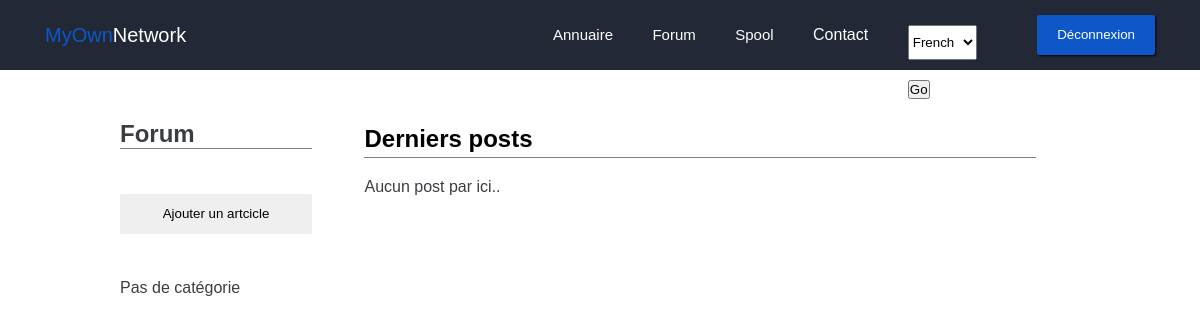
The app's page /forum/ (signed in), older data.
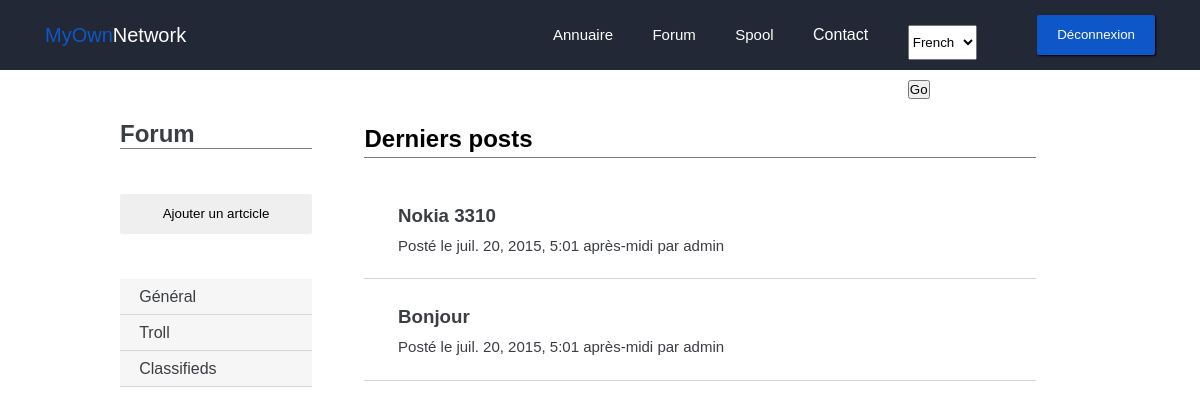
The same page, newer data.
### forum/models.py (models this page shows, shortened)
class PostCategorie(models.Model):
    name = models.CharField(max_length=100)

class Post(models.Model):
    titre = models.CharField(max_length=150)
    auteur = models.CharField(max_length=100)
    date = models.DateTimeField(auto_now_add=True, verbose_name="Date de publication")
    sscategorie = models.ForeignKey('PostSsCategorie', null=True)
    categorie = models.ForeignKey('PostCategorie')

### forum/views.py (the view)
def home(request):
    if request.user.is_authenticated():
        categories = PostCategorie.objects.all()
        sscategories = PostSsCategorie.objects.all()
        posts = Post.objects.order_by('-date')[:5]
        return render(request, 'forum/index.html', locals())
    else:
        return render(request, 'intra/index.html')

### forum/templates/forum/index.html (shortened to what this page needs)
{% extends "base.html" %}
{% load i18n %}
{% load static %}
{% block staticfiles %}
	<link rel="stylesheet" href="{% static 'forum/css/style.css' %}">
{% endblock %}
{% block content %}
	<div class="forum">
		<div class="wrapper">
			<div class="forum_nav grey2">
				<h1>Forum</h1>
				<a href="{% url "forum.views.add_post" %}"><button class="btn">{% trans "Ajouter un artcicle" %}</button></a>
				<ul>
				{% for categorie in categories %}
				<a href="{% url "forum.views.list_posts" categorie.id %}" class="grey0Back"><li>{{ categorie.name }}</li></a>
				{% empty %}
				<p>Pas de catégorie</p>
				{% endfor %}
				</ul>
			</div>
			<div class="forum_content">
				<div class="forum_content__header">
					<h2>{% trans "Derniers posts" %}</h2>
				</div>
				<div class="forum_content__posts">
					<ul>
						{% for post in posts %}
						<a href="{% url 'forum.views.post' post.id %}">
							<li>
								<h3>{{ post.titre }}</h3>
								<p>{% trans "Posté le" %} {{ post.date }} {% trans "par" %} {{ post.auteur }}</p>
							</li>
						</a>
						{% empty %}
						<a href="#">
						  {% trans "Aucun post par ici.." %}
						</a>
						{% endfor %}
					</ul>
				</div>
			</div>
		</div>
	</div>
{% endblock %}

### templates/base.html (shortened to what this page needs)
{% load i18n %}
<!DOCTYPE html>
<html lang="fr">
<head>
	{% block staticfiles %}
 	{% endblock %}
</head>
<body {% block bodyclass %}{% endblock %}>
	{% block header %}
	<header class="blue1Back">
		<div class="logo">
			<a href="{% url "intra.views.home" %}"><span class="blue0">MyOwn</span>Network</a>
		</div>
			<nav>
				<ul>
					<a href="#"><li>{% trans "Annuaire" %}</li></a>
					<a href="{% url "forum.views.home" %}"><li>{% trans "Forum" %}</li></a>
					<a href="{% url "ticket.views.home" %}"><li>{% if user.is_staff %}Spool{% else %}{% trans "Tickets" %}{% endif %}</li></a>
					<li class="white" onclick="showbox('contact-box')">{% trans "Contact" %}</li>
				</ul>
			</nav>
		<div class="lang-box">
			<form action="{% url 'set_language' %}" method="post">{% csrf_token %}
			    <select name="language">
			        {% for language in LANGUAGES %}
			            <option value="{{ language.0 }}">
			                {{ language.1 }}
			            </option>
			        {% endfor %}
			    </select>
			    <input type="submit" value="Go" />
			</form>
		</div>
		<div class="btn-login">
			{% if user.is_authenticated %}
			<a href="{% url "intra.views.user_logout" %}">
				<button class="btn blue0Back white">{% trans "Déconnexion" %}</button>
			</a>
			{% else %}
			<button class="btn blue0Back white" onclick="showbox('login-box')">{% trans "Connexion" %}</button>
			{% endif %}
		</div>
	</header>
	{% endblock %}
   <section id="content">
       {% block content %}{% endblock %}
   </section>
</body>
</html>

### static/forum/css/style.css (style rules this page uses)
* { padding: 0; margin: 0; font-family: arial; fill: #ffffff; }
.wrapper { width: 80vw; margin: auto; }
a, a:hover { color: white; text-decoration: none; }
.btn { height: 40px; line-height: 40px; padding-left: 20px; padding-right: 20px; border: none; outline: none; border-radius: 2px; box-shadow: 1px 1px 2px black; }
.blue0 { color: #0e57c8; }
.white { color: white; }
.grey2 { color: #3a3d42; }
.grey0Back { background-color: #f6f6f6; }
.blue0Back { background-color: #0e57c8; }
.blue1Back { background-color: #222836; }
.content h1, h2 { margin-bottom: 20px; }
header { display: block; height: 70px; width: 100%; }
.logo { display: block; float: left; height:100%; margin-left: 45px; }
.logo a { line-height: 70px; font-size: 20px; }
nav ul { list-style: none; text-align: center; line-height: 70px; }
nav a { font-size: 15px; }
nav ul li { display: inline-block; margin-left: 35px; cursor: pointer; }
.btn-login { position: absolute; right: 45px; top: 0px; height: 70px; }
.btn-login button { margin-top: 15px; }
.forum { display: block; margin-top: 50px; }
.forum a { color: #3a3d42; }
.forum_nav { display: inline-block; width: 20%; min-height: 80vh; margin-right: 5%; }
.forum_nav h1:after { content: ' '; display: block; width: 100%; border-bottom: 1px solid grey; margin-bottom: 45px; }
.forum_nav .btn { box-shadow: none; width: 100%; margin-bottom: 45px; }
.forum_nav ul { list-style: none; }
.forum_nav ul a { display: block; width: 90%; line-height: 35px; border-bottom: 1px solid #d6d6d6; padding-left: 10%; }
.forum_content { display: inline-block; width: 70%; vertical-align: top; }
.forum_content__header h2 { border-bottom: 1px solid grey; line-height: 37px; }
.forum_content__posts ul { list-style: none; }
.forum_content__posts ul a li h3 { line-height: 35px; }
.forum_content__posts ul a li p { font-size: 15px; line-height: 25px; }
.forum_content__posts ul a li { width: 90%; padding-right: 5%; padding-left: 5%; padding-top: 3%; padding-bottom: 3%; border-bottom: 1px solid #d6d6d6; }
.newpost_content__body input, select { display: inline-block; width: 75%; height: 35px; vertical-align: top; margin-bottom: 20px; }
.lang-box { position: absolute; right: 200px; top: 25px; }

Row changes from the older to the newer data that the page shows:
added PostCategorie: name "Général"
added PostCategorie: name "Troll"
added PostCategorie: name "Classifieds"
added Post: titre "Nokia 3310", date "juil. 20, 2015, 5:01 après-midi", auteur "admin"
added Post: titre "Bonjour", date "juil. 20, 2015, 5:01 après-midi", auteur "admin"
Text that changed along with them:
text no longer shown: "Pas de catégorie Aucun post par ici.."
